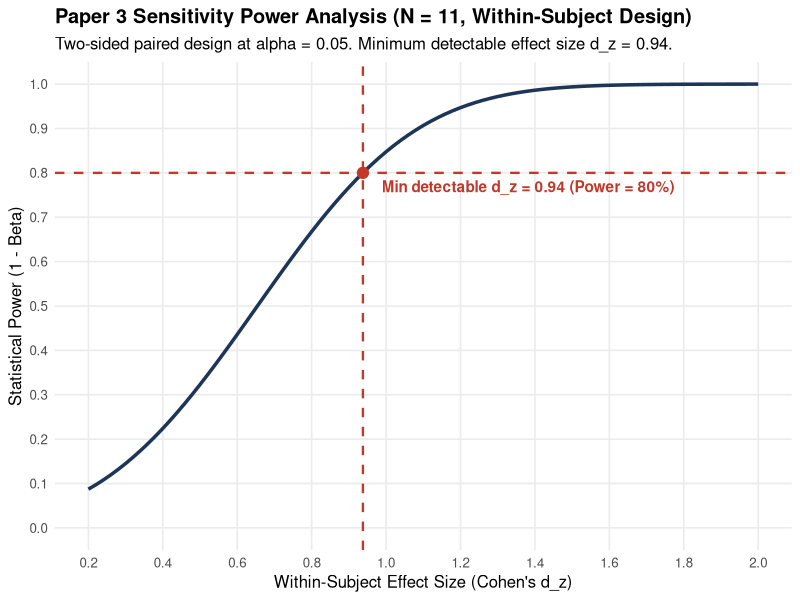

This chart was generated by the following R code:
# ==============================================================================
# SCRIPT: sensitivity_power_analysis.R
# PURPOSE: Exact reproducible sensitivity power analysis for Paper 3 (N = 11).
#          Calculates minimum detectable within-person effect size (Cohen's d_z)
#          across statistical power levels (80%, 85%, 90%) at alpha = 0.05.
# ==============================================================================

suppressPackageStartupMessages({
  library(ggplot2)
})

WD <- normalizePath(getwd(), winslash = "/", mustWork = TRUE)
PROJECT_ROOT <- if (basename(WD) == "scripts") dirname(WD) else WD
OUT_DIR <- file.path(PROJECT_ROOT, "output", "statistical_analysis")
dir.create(OUT_DIR, recursive = TRUE, showWarnings = FALSE)

# 1. Base R exact analytical power calculation ---------------------------------
# For within-subject (repeated-measures / paired) comparisons with N = 11:
calc_80 <- power.t.test(n = 11, power = 0.80, sig.level = 0.05, type = "paired", alternative = "two.sided")
calc_85 <- power.t.test(n = 11, power = 0.85, sig.level = 0.05, type = "paired", alternative = "two.sided")
calc_90 <- power.t.test(n = 11, power = 0.90, sig.level = 0.05, type = "paired", alternative = "two.sided")

power_benchmarks <- data.frame(
  N_Participants = 11,
  Design = "Within-Subject (Paired / Repeated Measures)",
  Alpha = 0.05,
  Alternative = "Two-sided",
  Target_Power = c(0.80, 0.85, 0.90),
  Min_Detectable_Effect_dz = round(c(calc_80$delta, calc_85$delta, calc_90$delta), 4),
  Interpretation = c(
    "Large effect (d_z >= 0.94) reliably detectable at standard 80% power threshold",
    "Large effect (d_z >= 1.01) reliably detectable at 85% power",
    "Large-to-very-large effect (d_z >= 1.10) reliably detectable at 90% power"
  ),
  stringsAsFactors = FALSE
)

csv_path <- file.path(OUT_DIR, "Sensitivity_Power_Analysis_Summary.csv")
write.csv(power_benchmarks, csv_path, row.names = FALSE)
cat(sprintf("Saved sensitivity power summary to: %s\n", csv_path))

# 2. Continuous Power Curve (Effect Size d_z from 0.2 to 2.0) -------------------
d_seq <- seq(0.2, 2.0, by = 0.02)
power_curve_df <- data.frame(
  Effect_Size_dz = d_seq,
  Power = sapply(d_seq, function(d) {
    power.t.test(n = 11, d = d, sig.level = 0.05, type = "paired", alternative = "two.sided")$power
  })
)

# Plot Sensitivity Power Curve
p <- ggplot(power_curve_df, aes(x = Effect_Size_dz, y = Power)) +
  geom_line(color = "#1d3557", linewidth = 1.2) +
  geom_hline(yintercept = 0.80, linetype = "dashed", color = "#c0392b", linewidth = 0.8) +
  geom_vline(xintercept = calc_80$delta, linetype = "dashed", color = "#c0392b", linewidth = 0.8) +
  annotate("point", x = calc_80$delta, y = 0.80, color = "#c0392b", size = 3.5) +
  annotate("text", x = calc_80$delta + 0.05, y = 0.77,
           label = sprintf("Min detectable d_z = %.2f (Power = 80%%)", calc_80$delta),
           hjust = 0, fontface = "bold", color = "#c0392b") +
  scale_y_continuous(limits = c(0, 1), breaks = seq(0, 1, by = 0.1)) +
  scale_x_continuous(limits = c(0.2, 2.0), breaks = seq(0.2, 2.0, by = 0.2)) +
  labs(
    title = "Paper 3 Sensitivity Power Analysis (N = 11, Within-Subject Design)",
    subtitle = "Two-sided paired design at alpha = 0.05. Minimum detectable effect size d_z = 0.94.",
    x = "Within-Subject Effect Size (Cohen's d_z)",
    y = "Statistical Power (1 - Beta)"
  ) +
  theme_minimal(base_size = 12) +
  theme(
    plot.title = element_text(face = "bold"),
    panel.grid.minor = element_blank()
  )

fig_path <- file.path(OUT_DIR, "Sensitivity_Power_Curve.png")
ggsave(fig_path, plot = p, width = 8, height = 5, dpi = 300)
cat(sprintf("Saved sensitivity power curve figure to: %s\n", fig_path))
cat("SUCCESS: sensitivity power script finished.\n")
